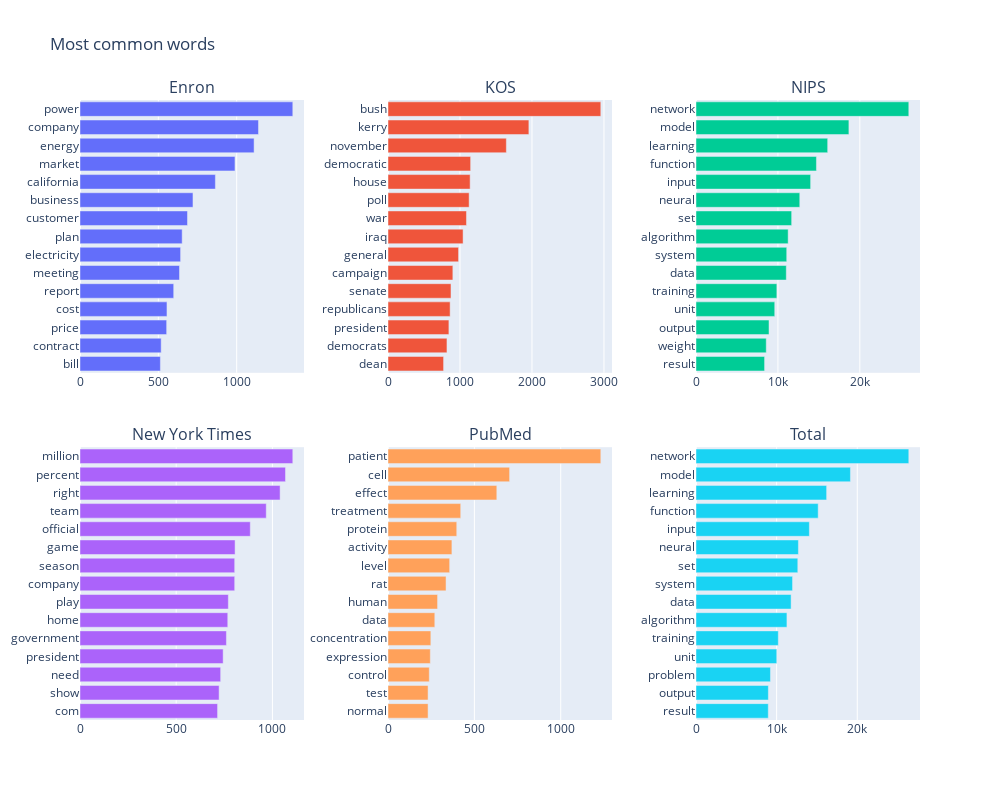

Here is the notebook cell this chart was saved with:
### Code cell
fig = make_subplots(rows=2, cols=3,
                   subplot_titles=("Enron", "KOS", "NIPS", "New York Times", "PubMed", "Total"),
                   vertical_spacing = 0.12, horizontal_spacing = 0.1)

x, y = get_xy(docs[enron_indexes])
fig.add_trace(
    go.Bar(x=x, y=y, orientation='h'),
    row=1, col=1
)

x, y = get_xy(docs[kos_indexes])
fig.add_trace(
    go.Bar(x=x, y=y, orientation='h'),
    row=1, col=2
)

x, y = get_xy(docs[nips_indexes])
fig.add_trace(
    go.Bar(x=x, y=y, orientation='h'),
    row=1, col=3
)

x, y = get_xy(docs[nytimes_indexes])
fig.add_trace(
    go.Bar(x=x, y=y, orientation='h'),
    row=2, col=1
)

x, y = get_xy(docs[pubmed_indexes])
fig.add_trace(
    go.Bar(x=x, y=y, orientation='h'),
    row=2, col=2
)

x, y = get_xy(docs)
fig.add_trace(
    go.Bar(x=x, y=y, orientation='h'),
    row=2, col=3
)

fig.update_layout(height=800, width=1000, title_text="Most common words", showlegend=False)
fig.show()

### Figure 1 — Plotly figure (JSON) as saved in the notebook; plotly's stock layout.template omitted (floating-point values rounded to 4 significant figures)
{"data": [{"orientation": "h", "type": "bar", "x": [513, 518, 553, 555, 598, 635, 642, 652, 686, 721, 864, 989, 1111, 1139, 1358], "xaxis": "x", "y": ["bill", "contract", "price", "cost", "report", "meeting", "electricity", "plan", "customer", "business", "california", "market", "energy", "company", "power"], "yaxis": "y"}, {"orientation": "h", "type": "bar", "x": [772, 819, 846, 863, 875, 901, 980, 1043, 1090, 1127, 1141, 1148, 1644, 1957, 2956], "xaxis": "x2", "y": ["dean", "democrats", "president", "republicans", "senate", "campaign", "general", "iraq", "war", "poll", "house", "democratic", "november", "kerry", "bush"], "yaxis": "y2"}, {"orientation": "h", "type": "bar", "x": [8372, 8576, 8914, 9612, 9871, 11023, 11076, 11250, 11677, 12667, 13993, 14704, 16075, 18665, 25977], "xaxis": "x3", "y": ["result", "weight", "output", "unit", "training", "data", "system", "algorithm", "set", "neural", "input", "function", "learning", "model", "network"], "yaxis": "y3"}, {"orientation": "h", "type": "bar", "x": [715, 723, 731, 744, 761, 768, 771, 804, 804, 806, 885, 968, 1040, 1068, 1106], "xaxis": "x4", "y": ["com", "show", "need", "president", "government", "home", "play", "company", "season", "game", "official", "team", "right", "percent", "million"], "yaxis": "y4"}, {"orientation": "h", "type": "bar", "x": [232, 232, 239, 245, 248, 271, 287, 336, 357, 370, 398, 421, 630, 704, 1232], "xaxis": "x5", "y": ["normal", "test", "control", "expression", "concentration", "data", "human", "rat", "level", "activity", "protein", "treatment", "effect", "cell", "patient"], "yaxis": "y5"}, {"orientation": "h", "type": "bar", "x": [8963, 8973, 9234, 10018, 10208, 11276, 11793, 11972, 12624, 12698, 14058, 15151, 16201, 19153, 26389], "xaxis": "x6", "y": ["result", "output", "problem", "unit", "training", "algorithm", "data", "system", "set", "neural", "input", "function", "learning", "model", "network"], "yaxis": "y6"}], "layout": {"annotations": [{"font": {"size": 16}, "showarrow": false, "text": "Enron", "x": 0.1333, "xanchor": "center", "xref": "paper", "y": 1, "yanchor": "bottom", "yref": "paper"}, {"font": {"size": 16}, "showarrow": false, "text": "KOS", "x": 0.5, "xanchor": "center", "xref": "paper", "y": 1, "yanchor": "bottom", "yref": "paper"}, {"font": {"size": 16}, "showarrow": false, "text": "NIPS", "x": 0.8667, "xanchor": "center", "xref": "paper", "y": 1, "yanchor": "bottom", "yref": "paper"}, {"font": {"size": 16}, "showarrow": false, "text": "New York Times", "x": 0.1333, "xanchor": "center", "xref": "paper", "y": 0.44, "yanchor": "bottom", "yref": "paper"}, {"font": {"size": 16}, "showarrow": false, "text": "PubMed", "x": 0.5, "xanchor": "center", "xref": "paper", "y": 0.44, "yanchor": "bottom", "yref": "paper"}, {"font": {"size": 16}, "showarrow": false, "text": "Total", "x": 0.8667, "xanchor": "center", "xref": "paper", "y": 0.44, "yanchor": "bottom", "yref": "paper"}], "height": 800, "showlegend": false, "title": {"text": "Most common words"}, "width": 1000, "xaxis": {"anchor": "y", "domain": [0, 0.2667]}, "xaxis2": {"anchor": "y2", "domain": [0.3667, 0.6333]}, "xaxis3": {"anchor": "y3", "domain": [0.7333, 1]}, "xaxis4": {"anchor": "y4", "domain": [0, 0.2667]}, "xaxis5": {"anchor": "y5", "domain": [0.3667, 0.6333]}, "xaxis6": {"anchor": "y6", "domain": [0.7333, 1]}, "yaxis": {"anchor": "x", "domain": [0.56, 1]}, "yaxis2": {"anchor": "x2", "domain": [0.56, 1]}, "yaxis3": {"anchor": "x3", "domain": [0.56, 1]}, "yaxis4": {"anchor": "x4", "domain": [0, 0.44]}, "yaxis5": {"anchor": "x5", "domain": [0, 0.44]}, "yaxis6": {"anchor": "x6", "domain": [0, 0.44]}}}
